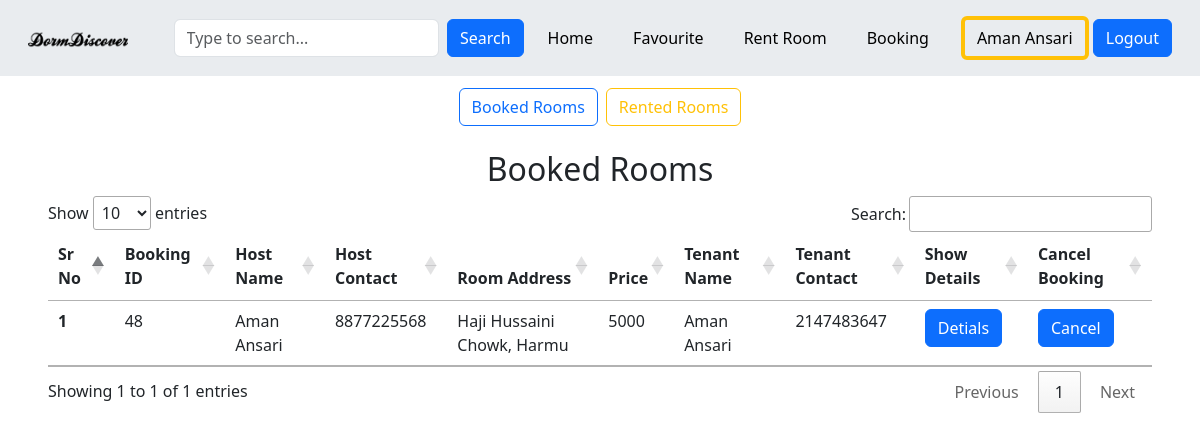
Screenshot of /booking.php?id=1 (signed in) with the database file from the repository.
### tables this page shows
CREATE TABLE `confirmbooking` (
  `Booking_id` int(11) NOT NULL,
  `tenant_user_id` int(11) NOT NULL,
  `tenant_name` varchar(50) NOT NULL,
  `tenant_contact` int(11) NOT NULL,
  `room_id` varchar(50) NOT NULL,
  `room_address` text NOT NULL,
  `room_price` int(11) NOT NULL,
  `host_id` int(11) NOT NULL,
  `timeStamp` timestamp NOT NULL DEFAULT current_timestamp()
);

CREATE TABLE `users` (
  `user_id` int(11) NOT NULL,
  `user_name` varchar(50) NOT NULL,
  `contact` varchar(20) NOT NULL,
  `username` varchar(60) NOT NULL,
  `password` varchar(255) NOT NULL
);

### partials/models/Show_showRooms.php (the view, shortened to what this page needs)
<?php
if (isset($_GET['id'])) {
    echo '<h5 class="text-center mt-4 fs-2">Booked Rooms</h5>';
    $show_booked = "SELECT * FROM confirmbooking WHERE tenant_user_id = '$user_id' ";
    $book_result = mysqli_query($conn, $show_booked);
    $booked_rows_count = mysqli_num_rows($book_result);
    if ($booked_rows_count > 0) {
        echo '<table class="table" id="myTable">
                    <thead>
                        <tr>
                        <th scope="col">Sr No</th>
                        <th scope="col">Booking ID</th>
                        <th scope="col">Host Name</th>
                        <th scope="col">Host Contact</th>
                        <th scope="col">Room Address</th>
                        <th scope="col">Price</th>
                        <th scope="col">Tenant Name</th>
                        <th scope="col">Tenant Contact</th>
                        <th scope="col">Show Details</th>
                        <th scope="col">Cancel Booking</th>
                        </tr>
                    </thead>';
        $count = 1;
        while ($row = mysqli_fetch_assoc($book_result)) {
            $booking_id = $row['Booking_id'];
            $tenant_name = $row['tenant_name'];
            $tenant_contact = $row['tenant_contact'];
            $room_address = $row['room_address'];
            $room_price = $row['room_price'];
            $room_id = $row['room_id'];
            $host_id = $row['host_id'];
            $fetch_user = "SELECT * FROM users WHERE user_id = '$host_id' ";
            $user_result = mysqli_query($conn, $fetch_user);
            $row = mysqli_fetch_assoc($user_result);
            echo '      <tr>
                            <th scope="row">' . $count++ . '</th>
                            <td>' . $booking_id . '</td>
                            <td>' . $row['user_name'] . '</td>
                            <td>' . $row['contact'] . '</td>
                            <td>' . $room_address . '</td>
                            <td>' . $room_price . '</td>
                            <td>' . $tenant_name . '</td>
                            <td>' . $tenant_contact . '</td>
                            <td><a href="room_desc.php?room_id=' . $room_id . '" class="showDetails btn btn-primary">Detials</a></td>
                            <td><button class="cancelBooking btn btn-primary" id="' . $booking_id . '"data-bs-toggle="modal" data-bs-target="#cancelBookingModal"">Cancel</button></td>
                        </tr>';
        }
        echo '</tbody>
        </table>';
    }
}

### rows the page displays
confirmbooking: Booking_id "48", users.user_name "Aman Ansari", users.contact "8877225568", room_address "Haji Hussaini Chowk, Harmu", room_price "5000", tenant_name "Aman Ansari", tenant_contact "2147483647"

### other values shown
$name "Aman Ansari"
